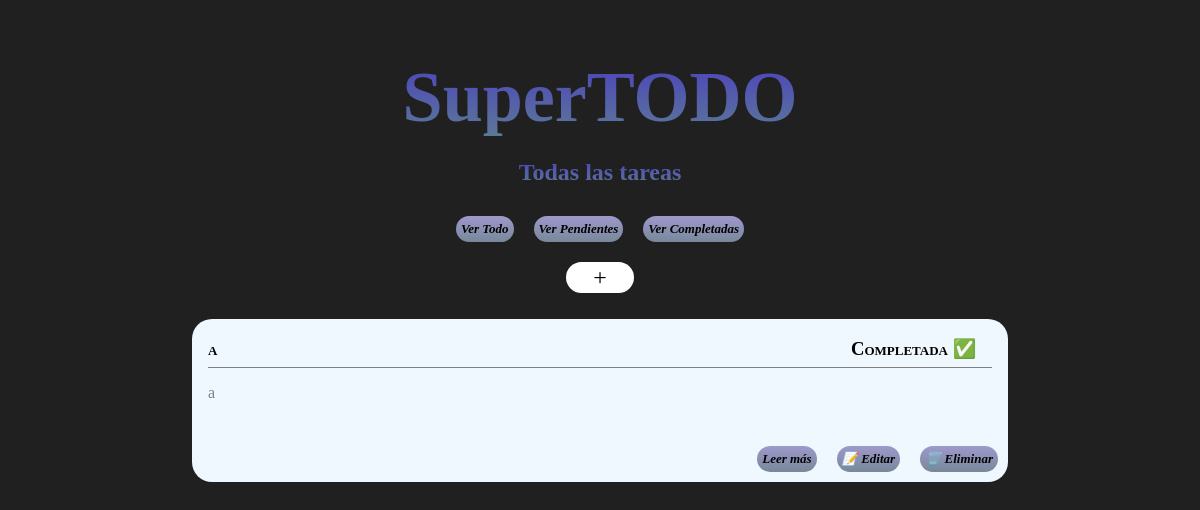
The page /tasks/ on the database as committed earlier.
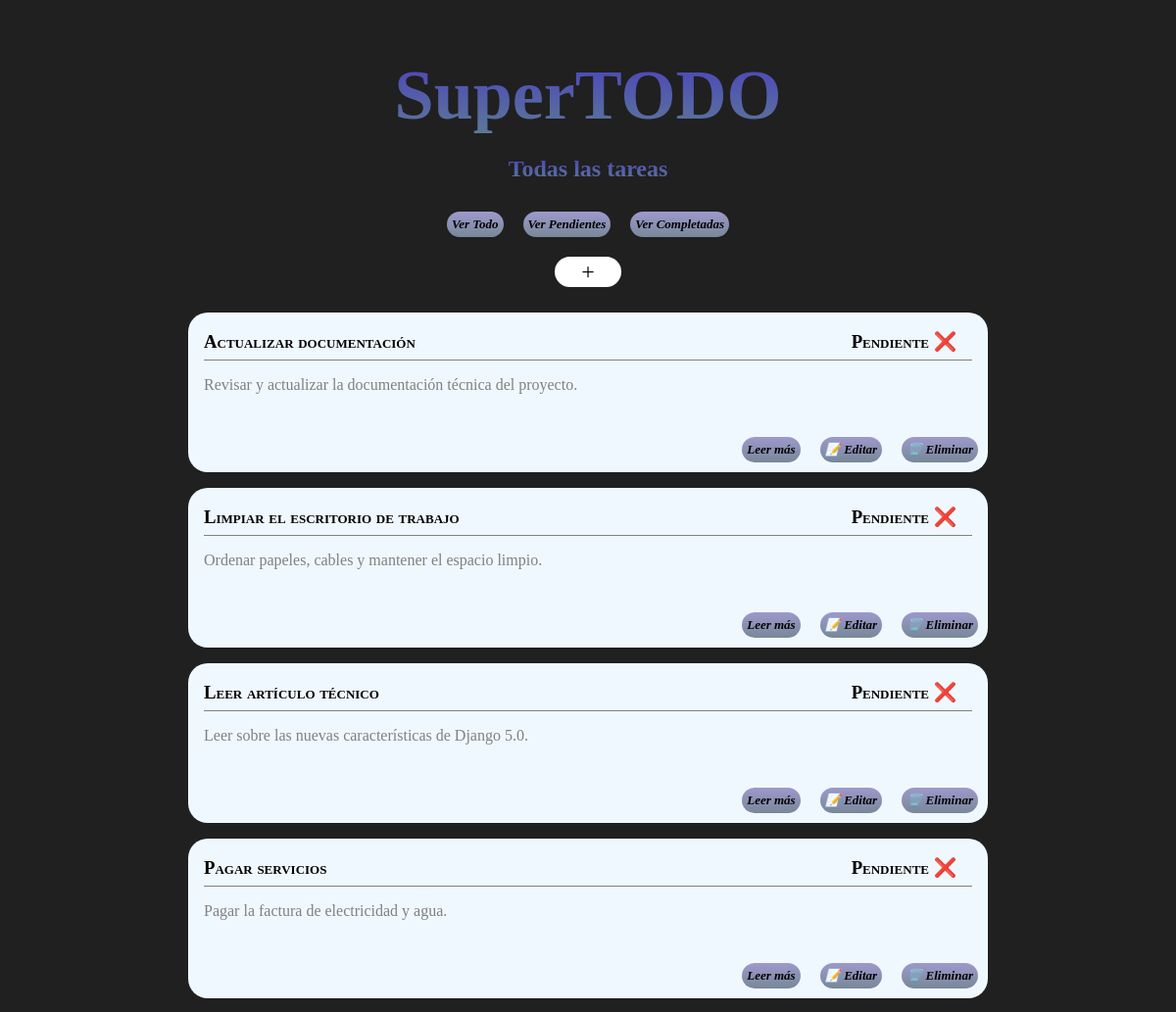
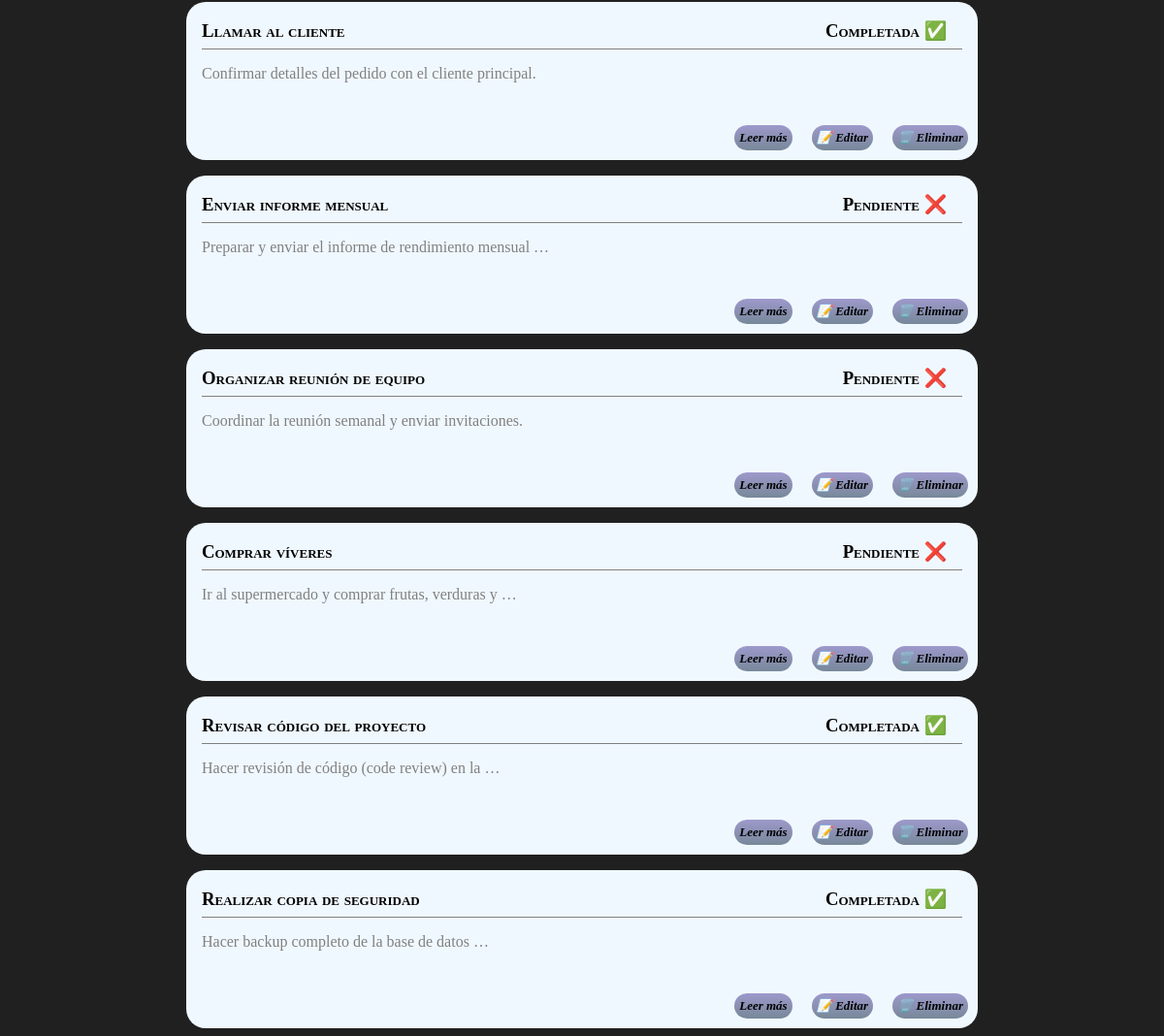
The same page on the database as committed later (2 pictures, top to bottom).
### tasks/models.py (models this page shows, shortened)
class Task(models.Model):
    name = models.CharField(max_length=70)
    description = models.TextField(max_length=256, blank=True)
    slug = models.SlugField(unique=True)
    completed = models.BooleanField(default=False)
    created_at = models.DateTimeField()
    updated_at = models.DateTimeField()

### tasks/views.py (the view)
# urls.py: path('', views.task_list, name='task-list'),
def task_list(request):
    tasks = Task.objects.all().order_by('-updated_at')
    return render(request, 'tasks/tasklist.html', {'tasks': tasks, 'subtitle': 'Todas las tareas'})

### tasks/templates/tasks/tasklist.html
{% extends "base.html" %}
{% load static %}
  {% block content %}
    <div class="create">
      <span class="pill-create">
        <p><a href="{% url 'tasks:task-add'%}"> + </a></p>
      </span>
    </div>
      {% if tasks|length > 0 %}
        <div class="tasksDisplay">
          {% for task in tasks %}
            <div class="box">
              <div class="top-border">
                <div class="titleContainer">
                  <h3 class="title">{{ task.name }}</h3>
                  <h3 class="sign"> <a href="{% url 'tasks:task-toggle' task.slug %}"> {% if task.completed %} Completada ✅ {% else %} Pendiente ❌ {% endif %}</a> </h3>
                </div>
                <p class="content"> {{task.description | truncatewords:8 }}</p>
              </div>
              <br>
              <div class="buttons">
                <span class="pill">
                  <p><a href="{% url 'tasks:task-delete' task.slug %}"> 🗑️ Eliminar </a></p>
                </span>
                <span class="pill">
                  <p><a href="{% url 'tasks:task-edit' task.slug %}"> 📝 Editar </a></p>
                </span>
                <span class="pill">
                  <p><a href="{% url 'tasks:task-detail' task.slug %}">Leer más</a></p>
                </span>
              </div>
            </div>
          {% endfor %}
        </div>
      {% else %}
        <h3>Nada que hacer. ¡Enhorabuena!</h3>
      {% endif %}
  {% endblock %}

### shared/templates/base.html (shortened to what this page needs)
<html>
  <head>
    {% load static %}
    <link rel="stylesheet" href="{% static 'css/base.css' %}">
  </head>
  {% include "header.html" %}
  <body>
    <div class="filter">
      <span class="pill">
        <p> <a href="{% url 'tasks:task-list' %}">Ver Todo</a></p>
      </span>
      <span class="pill">
        <p> <a href="{% url 'tasks:task-list-pending' %}">Ver Pendientes</a></p>
      </span>
      <span class="pill">
        <p> <a href="{% url 'tasks:task-list-completed' %}">Ver Completadas</a></p>
      </span>
    </div>
    <div class="container">
        {% block content %}
        {% endblock %}
    </div>
  </body>
</html>

### shared/templates/header.html
<header>
  <div>
    <h1 class="custom-header">SuperTODO</h1>
    <h2 class="custom-subtitle">{{ subtitle }}</h2>
  </div>
</header>

### shared/static/css/base.css (style rules this page uses)
body { background-color: rgb(32, 32, 32); color: white; font-family: Georgia, "Times New Roman", Times, serif; display: flex; flex-direction: column; align-items: center; justify-content: center; text-align: center; }
.box { background-color: aliceblue; width: 50rem; height: fit-content; border-radius: 20px; color: black; text-align: justify; padding-left: 1rem; margin-top: 1rem; }
.buttons { display: flex; flex-direction: row-reverse; align-items: end; justify-items: end; }
.pill p { background: linear-gradient(#9e99cc, lightslategray); border-radius: 20px; width: fit-content; font-size: small; font-style: italic; font-weight: bold; padding: 5px; margin: 10px; }
.titleContainer { font-variant: small-caps; width: 49rem; height: 3rem; border-bottom: 1px solid gray; display: inline-flex; justify-content: space-between; }
.sign { margin-right: 1rem; }
.content { color: gray; }
.pill-create p { background-color: rgb(255, 255, 255); border-radius: 100px; width: 4rem; font-size: x-large; font-style: bold; padding: 2px; margin: 10px; }
a { text-decoration: none; color: black; }
.create { display: flex; align-items: center; justify-content: center; }
.filter { width: fit-content; display: flex; }
.custom-header { font-size: 4.5rem; background: linear-gradient(#4b40be, #5c7a96); background-clip: text; -webkit-text-fill-color: transparent; font-weight: bolder; text-shadow: #333; margin-bottom: 0; }
.custom-subtitle { font-size: 1.5rem; background: linear-gradient(#4b40be, #5c7a96); background-clip: text; -webkit-text-fill-color: transparent; font-weight: bolder; text-shadow: #333; }

Rows that differ between the two databases and show on the page:
removed Task: name "a", completed "Completada ✅", description "a"
added Task: name "Actualizar documentación", completed "Pendiente ❌", description "Revisar y actualizar la documentación técnica del proyecto."
added Task: name "Limpiar el escritorio de trabajo", completed "Pendiente ❌", description "Ordenar papeles, cables y mantener el espacio limpio."
added Task: name "Leer artículo técnico", completed "Pendiente ❌", description "Leer sobre las nuevas características de Django 5.0."
added Task: name "Pagar servicios", completed "Pendiente ❌", description "Pagar la factura de electricidad y agua."
added Task: name "Llamar al cliente", completed "Completada ✅", description "Confirmar detalles del pedido con el cliente principal."
added Task: name "Enviar informe mensual", completed "Pendiente ❌", description "Preparar y enviar el informe de rendimiento mensual …"
added Task: name "Organizar reunión de equipo", completed "Pendiente ❌", description "Coordinar la reunión semanal y enviar invitaciones."
added Task: name "Comprar víveres", completed "Pendiente ❌", description "Ir al supermercado y comprar frutas, verduras y …"
added Task: name "Revisar código del proyecto", completed "Completada ✅", description "Hacer revisión de código (code review) en la …"
added Task: name "Realizar copia de seguridad", completed "Completada ✅", description "Hacer backup completo de la base de datos …"
